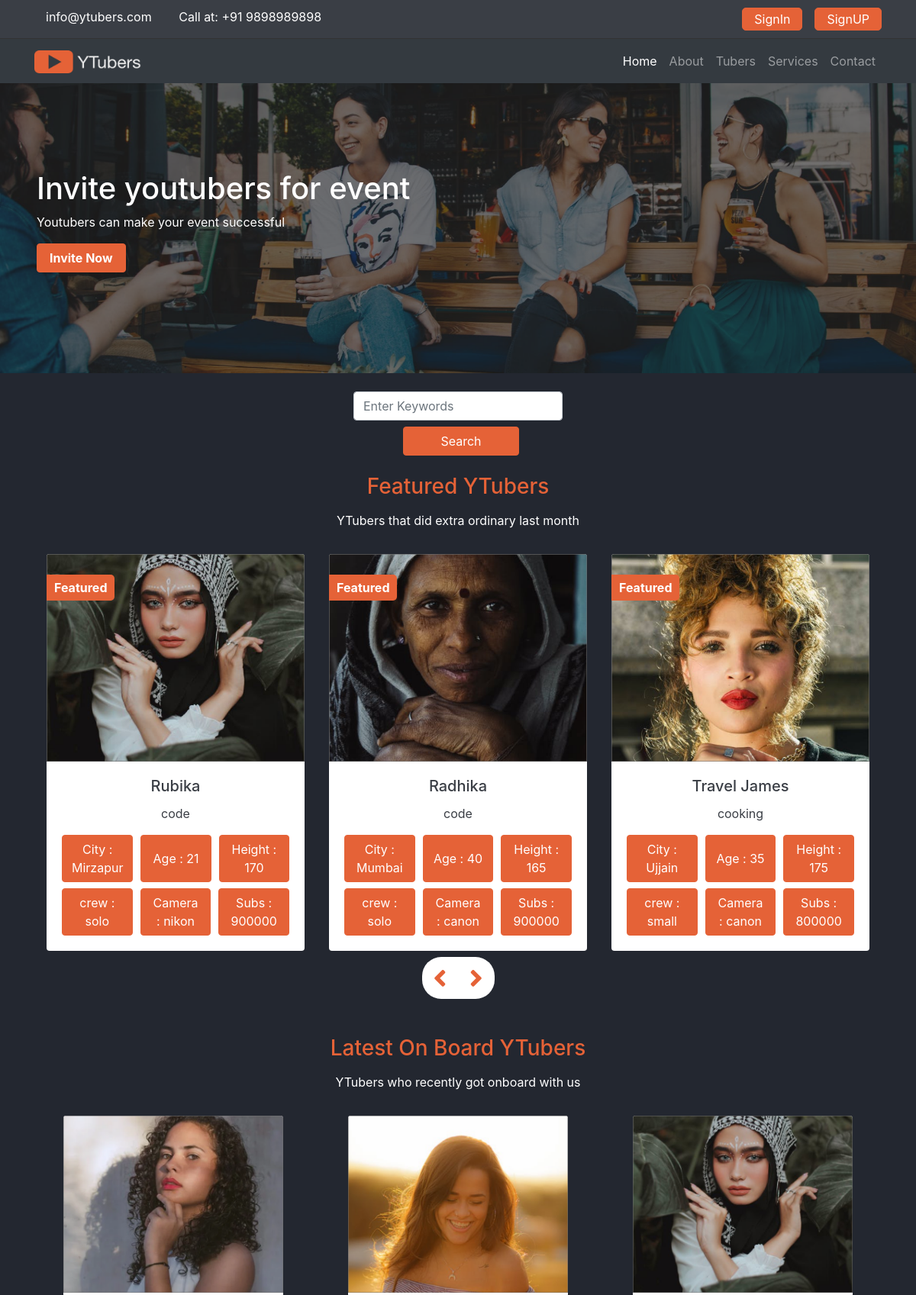
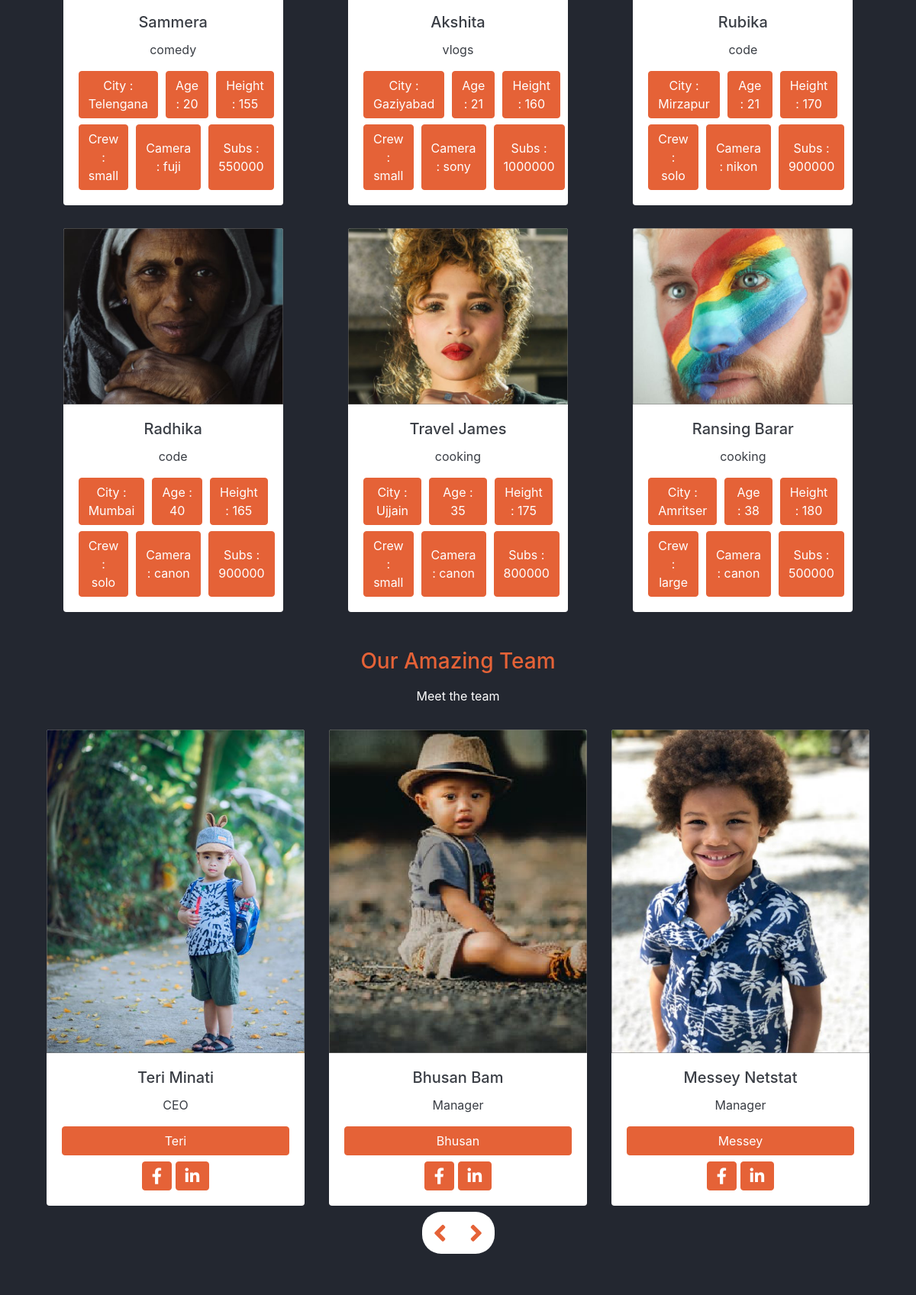
The page / (upper part) on the database its author committed (2 pictures, top to bottom).
### webpages/models.py (models this page shows, shortened)
class Slider(models.Model):
	headline = models.CharField(max_length=255)
	subtitle = models.CharField(max_length=255)
	button_text = models.CharField(max_length=255)
	photo = models.ImageField(upload_to='media/slider/%Y/')
	created_date = models.DateTimeField(auto_now_add=True)

class Team(models.Model):
	first_name = models.CharField(max_length=255)
	last_name = models.CharField(max_length=255)
	role = models.CharField(max_length=255)
	fb_link = models.CharField(max_length=255)
	insta_link = models.CharField(max_length=255)
	photo = models.ImageField(upload_to="media/team/%Y/%m/%d")
	created_date = models.DateTimeField(auto_now_add=True)

### youtubers/models.py (models this page shows)
class Youtuber(models.Model):
	crew_choices=(
		  ('solo','solo'),
		  ('small','small'),
		  ('large','large'),
		)
	camera_choices=(
		  ('canon','canon'),
		  ('nikon','nikon'),
		  ('sony','sony'),
		  ('red','red'),
		  ('fuji','fuji'),
		  ('panasonic','panasonic'),
		  ('other','other'),
		)
	category_choices=(
		  ('code','code'),
		  ('mobilereview','mobile_review'),
		  ('cooking','cooking'),
		  ('vlogs','vlogs'),
		  ('comedy','comedy'),
		  ('music','music'),
		  ('gaming','gaming'),
		)
	name = models.CharField(max_length=255)
	price = models.IntegerField()
	photo = models.ImageField(upload_to='media/ytubers/%y/%m/')
	vedio_url = models.CharField(max_length=255)
	description = RichTextField()
	city = models.CharField(max_length=255)
	age = models.IntegerField()
	hight = models.IntegerField()
	crew = models.CharField(choices=crew_choices,max_length=255)
	camera_type = models.CharField(choices=camera_choices,max_length=255)
	subs_count = models.CharField(max_length=255)
	category = models.CharField(choices=category_choices,max_length=255)
	is_featured = models.BooleanField(default=False)
	created_date = models.DateTimeField(default=datetime.now, blank=True)

### webpages/views.py (the view)
# urls.py: 2. Add a URL to urlpatterns:  path('', views.home, name='home')
def home(request):
	sliders = Slider.objects.all()
	teams = Team.objects.all()
	featured_youtubers = Youtuber.objects.order_by('-created_date').filter(is_featured=True)
	all_tubers = Youtuber.objects.order_by('-created_date')
	data = {
	       'sliders' : sliders,
	        'teams' : teams,
	        'featured_youtubers' : featured_youtubers,
	        'all_tubers' : all_tubers,
	}
	return render(request,'webpages/home.html',data)

### templates/webpages/home.html
{%extends 'base.html' %}
{% load static %}
{% block content %}
  <main class="home">
    <div class="top" data-slick='{"slidesToShow": 1, "slidesToScroll": 1}'>
      {% for slide in sliders %}
      <div class="top-banner">
        <img src="{{ slide.photo.url }}" alt="" class="img-fluid w-100">
        <div class="top-container d-flex flex-column pl-5">
          <h1>
            {{ slide.headline }}
          </h1>
          <p>
            {{ slide.subtitle }}
          </p>
          <div>
            <button class="btn btn-accent pl-3 pr-3 text-capitalize font-weight-bold">
              {{ slide.button_text }}
            </button>
          </div>
        </div>
      </div>
      {% endfor %}
    </div>
    <section class="container d-flex justify-content-center align-items-center mt-4">
      <form method="GET" action="{% url 'search' %}"class="row text-center">
        <div class="col-md-auto">
          <div class="form-group mb-2">
            <input name="keyword" class="form-control" placeholder="Enter Keywords">
          </div>
          <div class="text-center">
            <button type="submit" class="btn btn-accent ml-2 mb-2 pl-5 pr-5">Search</button>
          </div>
        </div>
      </form>
    </section>
    <section class="container mt-3">
      <h3 class="text-center">Featured YTubers</h3>
      <p class="pt-2 pb-3 text-center">YTubers that did extra ordinary last month</p>
      <div class="team slider" data-slick='{"slidesToShow": 3, "slidesToScroll": 1}'>
         {% for fy in featured_youtubers %}
        <div class="card border-0 text-center ml-3 mr-3">
          <div class="feature-text">
            <img src="{{ fy.photo.url }}" class="card-img-top" alt="team-member">
            <span class="text-left bg-accent font-weight-bold">
              Featured
            </span>
          </div>
          <div class="card-body">
            <h5 class="card-title">{{ fy.name }}</h5>
            <p class="card-text">{{ fy.category }}</p>
            <div class="person-description mt-2">
              <button class="btn btn-accent"> City : {{ fy.city }} </button>
              <button class="btn btn-accent"> Age : {{ fy.age }} </button>
              <button class="btn btn-accent"> Height : {{ fy.hight }} </button>
            </div>
            <div class="person-description mt-2">
              <button class="btn btn-accent"> crew : {{ fy.crew }} </button>
              <button class="btn btn-accent"> Camera : {{ fy.camera_type }} </button>
              <button class="btn btn-accent"> Subs : {{fy.subs_count }} </button>
            </div>
          </div>
        </div>
         {% endfor %}
      </div>
      <div class="controls d-flex justify-content-center mt-2 mb-2">
        <div class="d-flex">
          <i class="fa fa-angle-left youtuber-left"></i>
          <i class="fa fa-angle-right youtuber-right"></i>
        </div>
      </div>
    </section>
    <section class="container mt-5 mb-5">
      <h3 class="text-center">Latest On Board YTubers</h3>
      <p class="pt-2 pb-3 text-center">YTubers who recently got onboard with us</p>
      <div class="tubers grid">
        {% for at in all_tubers %}
        <div class="card border-0 text-center">
          <div>
            <img src="{{ at.photo.url }}" class="card-img-top" alt="team-member">
          </div>
          <div class="card-body">
            <h5 class="card-title">{{ at.name }}</h5>
            <p class="card-text">{{ at.category }}</p>
            <div class="person-description mt-2">
              <button class="btn btn-accent"> City : {{ at.city }} </button>
              <button class="btn btn-accent"> Age : {{ at.age }} </button>
              <button class="btn btn-accent"> Height : {{ at.hight }} </button>
            </div>
            <div class="person-description mt-2">
              <button class="btn btn-accent"> Crew : {{ at.crew }} </button>
              <button class="btn btn-accent"> Camera : {{at.camera_type}} </button>
              <button class="btn btn-accent"> Subs : {{ at.subs_count }} </button>
            </div>
          </div>
        </div>
        {% endfor %}
       </div>
    </section>
    <section class="container mt-3">
      <h3 class="text-center">Our Amazing Team</h3>
      <p class="pt-2 pb-3 text-center">Meet the team</p>
      <div class="team slider" data-slick='{"slidesToShow": 3, "slidesToScroll": 1}'>
        {% for team in teams %}
        <div class="card border-0 text-center  ml-3 mr-3">
          <img src="{{ team.photo.url }}" class="card-img-top" alt="team-member">
          <div class="card-body">
            <h5 class="card-title">{{ team.first_name }} {{ team.last_name }}</h5>
            <p class="card-text">{{ team.role }}</p>
            <a href="#" class="btn btn-accent btn-block">{{ team.first_name }}</a>
            <div class="text-center mt-2">
              <a href='{{ team.fb_link }}'>
              <button class="btn btn-accent"> <i class="fab fa-facebook-f fa-lg	"></i> </button></a>
              <a href='{{ team.insta_link }}'>
              <button class="btn btn-accent"> <i class="fab fa-linkedin-in fa-lg	"></i> </button></a>
            </div>
          </div>
        </div>
        {% endfor %}
      </div>
      <div class="controls d-flex justify-content-center mt-2 mb-2">
        <div class="d-flex">
          <i class="fa fa-angle-left team-left"></i>
          <i class="fa fa-angle-right team-right"></i>
        </div>
      </div>
    </section>
  </main>
{% endblock %}

### tubers/static/css/base.css (style rules this page uses)
:root { --primary: #232730; --secondary: #3a3e45; --white: #888787; --accent: #e56237; }
body { background-color: var(--primary); color: #fff; }
a { color: #fff; }
h2, h3 { color: var(--accent); }
.btn-accent { background-color: var(--accent); color: #fff; border-color: var(--accent); outline: none; }
.card { color: var(--secondary); width: 18rem; }
main { overflow: hidden; }

### tubers/static/css/utils.css (style rules this page uses)
.bg-accent { color: #ffffff; background-color: var(--accent); }
.grid { display: grid; grid-template-columns: 1fr 1fr 1fr; row-gap: 30px; column-gap: 10px; }
.feature-text { position: relative; }
.feature-text span { position: absolute; top: 10%; left: 0; padding: 5px 10px; border-top-right-radius: 5px; border-bottom-right-radius: 5px; }
.person-description { display: grid; grid-template-columns: 1fr 1fr 1fr; column-gap: 10px; }

### tubers/static/css/style.css (style rules this page uses)
.controls i { background-color: #fff; padding: 10px 15px; font-size: 35px; color: var(--accent); }
.controls i:first-child { border-top-left-radius: 25px; border-bottom-left-radius: 25px; }
.controls i:last-child { border-top-right-radius: 25px; border-bottom-right-radius: 25px; }
.home .tubers { justify-items: center; }
.top-banner { position: relative; }
.top-banner img { height: 380px; width: 100%; }
.home .top-banner .top-container { position: absolute; top: 30%; left: 0; }

### rows shown on the page
Slider: photo (picture), headline "Invite youtubers for event", subtitle "Youtubers can make your event successful", button_text "Invite Now"
Youtuber: photo (picture), name "Rubika", category "code", city "Mirzapur", age "21", hight "170", crew "solo", camera_type "nikon", subs_count "900000"
Youtuber: photo (picture), name "Radhika", category "code", city "Mumbai", age "40", hight "165", crew "solo", camera_type "canon", subs_count "900000"
Youtuber: photo (picture), name "Travel James", category "cooking", city "Ujjain", age "35", hight "175", crew "small", camera_type "canon", subs_count "800000"
Youtuber: photo (picture), name "Sammera", category "comedy", city "Telengana", age "20", hight "155", crew "small", camera_type "fuji", subs_count "550000"
Youtuber: photo (picture), name "Akshita", category "vlogs", city "Gaziyabad", age "21", hight "160", crew "small", camera_type "sony", subs_count "1000000"
Youtuber: photo (picture), name "Ransing Barar", category "cooking", city "Amritser", age "38", hight "180", crew "large", camera_type "canon", subs_count "500000"
Team: photo (picture), first_name "Teri", last_name "Minati", role "CEO"
Team: photo (picture), first_name "Bhusan", last_name "Bam", role "Manager"
Team: photo (picture), first_name "Messey", last_name "Netstat", role "Manager"
